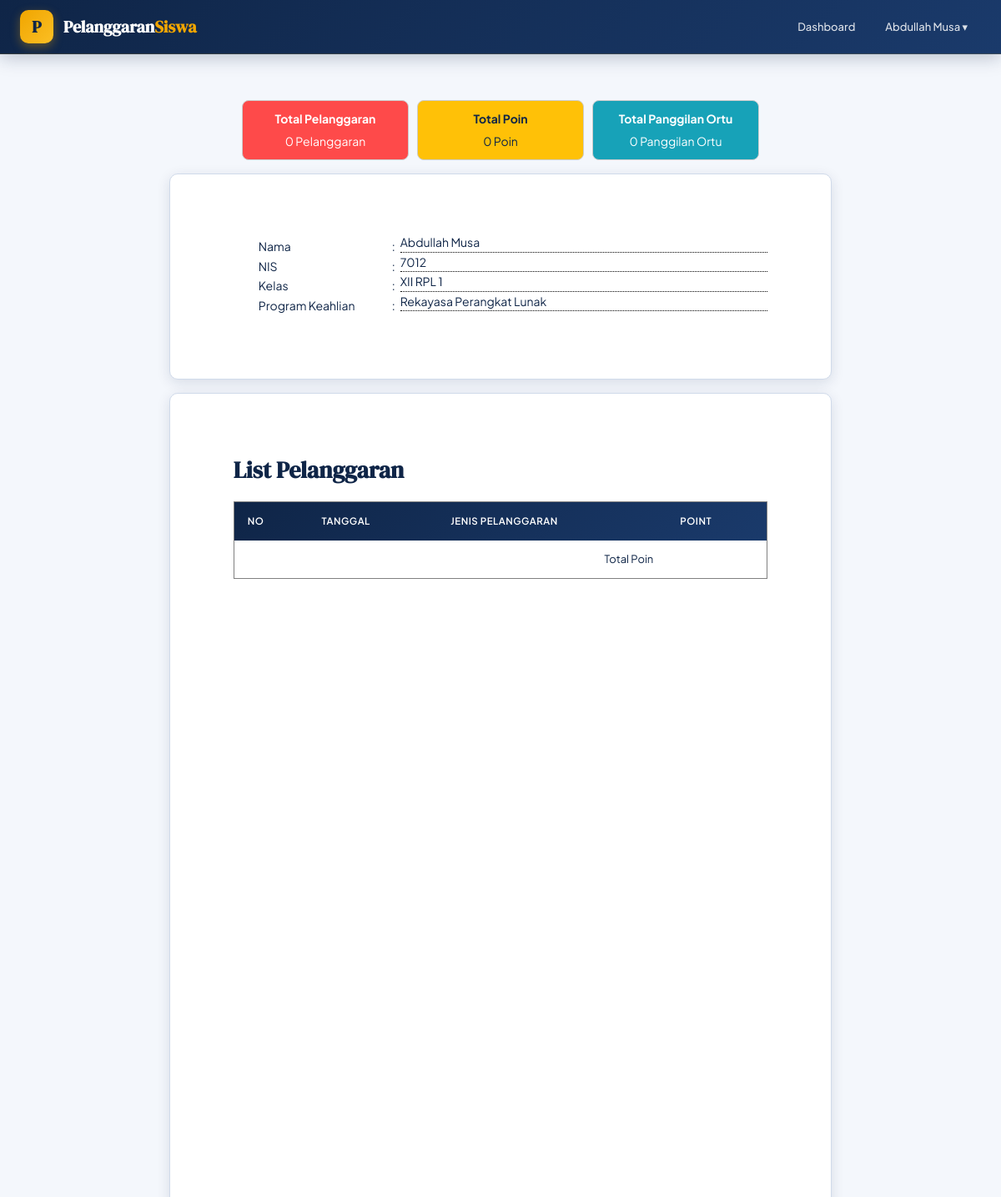
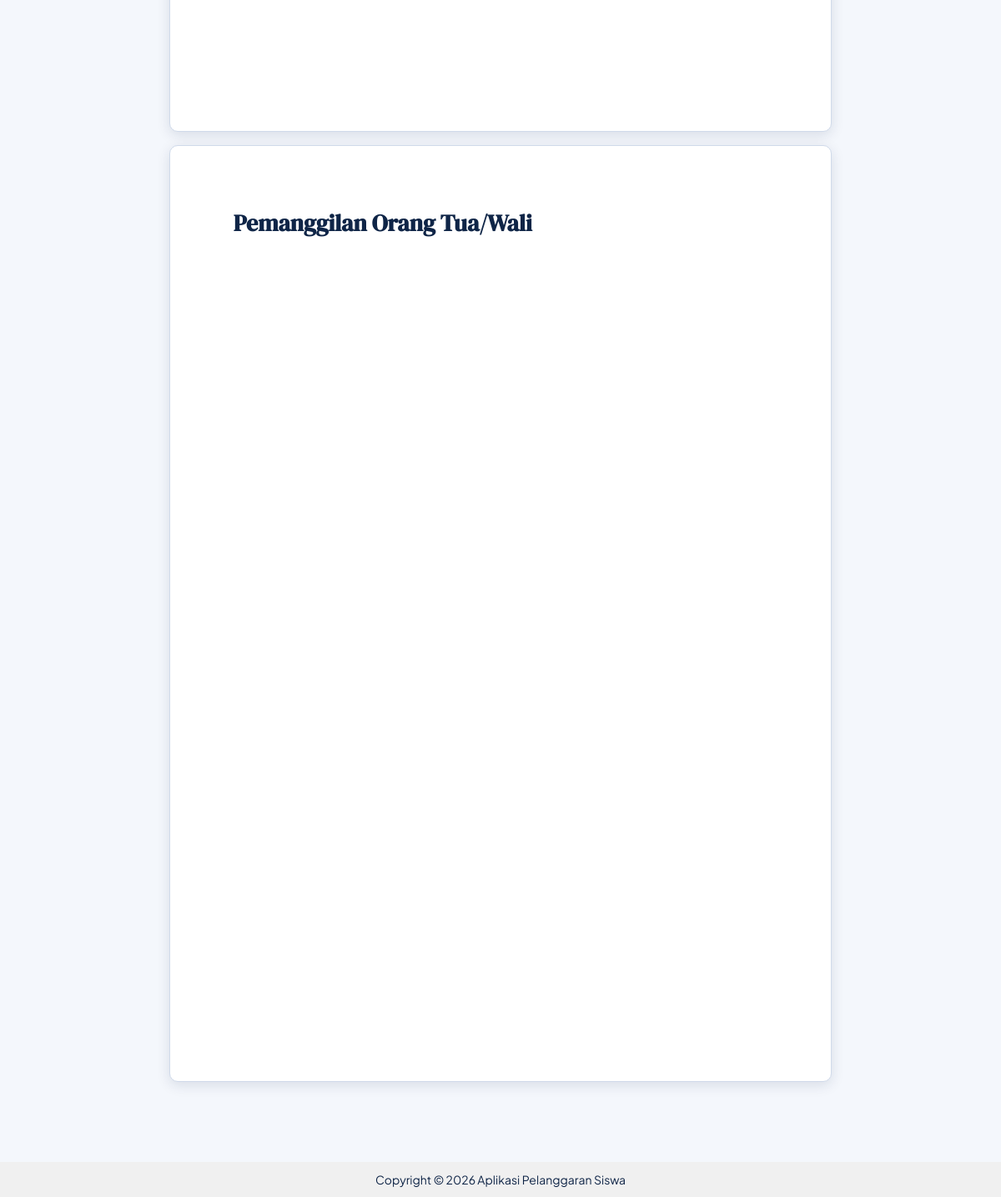
The app's page /Poin_Pelanggaran_Siswa/pages/dashboard.php (signed in) with its own data (2 pictures, top to bottom).
### tables this page shows
CREATE TABLE `siswa` (
  `nis` int(5) NOT NULL,
  `nama_siswa` varchar(50) DEFAULT NULL,
  `jenis_kelamin` enum('Laki - Laki','Perempuan') DEFAULT NULL,
  `alamat` varchar(100) DEFAULT NULL,
  `password` varchar(70) DEFAULT NULL,
  `status` enum('aktif','tidak_aktif','lulus','pindah') DEFAULT NULL,
  `id_ortu_wali` int(5) DEFAULT NULL,
  `id_kelas` int(3) DEFAULT NULL
);

CREATE TABLE `tingkat` (
  `id_tingkat` int(1) NOT NULL,
  `tingkat` varchar(6) DEFAULT NULL
);

CREATE TABLE `program_keahlian` (
  `id_program_keahlian` int(5) NOT NULL,
  `program_keahlian` varchar(6) DEFAULT NULL,
  `deskripsi` varchar(50) DEFAULT NULL
);

CREATE TABLE `kelas` (
  `id_kelas` int(5) NOT NULL,
  `id_tingkat` int(11) DEFAULT NULL,
  `id_program_keahlian` int(11) DEFAULT NULL,
  `rombel` int(11) DEFAULT NULL,
  `kode_guru` char(8) DEFAULT NULL
);

### Poin_Pelanggaran_Siswa/pages/dashboard.php (the view, shortened to what this page needs)
<?php
include ROOTPATH . "/config/config.php";
include ROOTPATH . "/includes/header.php";
if($_SESSION['role'] == 'Guru BK'){
    $total_pelanggaran = mysqli_fetch_row(mysqli_query($conn, "SELECT COUNT(*) FROM pelanggaran_siswa JOIN jenis_pelanggaran USING(id_jenis_pelanggaran)"))[0];
    $query_poin = mysqli_query($conn, "SELECT COUNT(*) as jumlah_siswa FROM (SELECT nis, SUM(poin) as total_poin FROM pelanggaran_siswa JOIN jenis_pelanggaran USING(id_jenis_pelanggaran) GROUP BY nis HAVING total_poin > 10) as subquery");
    $jumlah_siswa_lebih10 = mysqli_fetch_assoc($query_poin)['jumlah_siswa'];
    $total_panggilan = mysqli_fetch_row(mysqli_query($conn, "SELECT COUNT(*) FROM surat_keluar JOIN siswa USING(nis) WHERE jenis_surat = 'Panggilan Orang Tua'"))[0];
    echo '
    <div style="display: flex; flex-wrap: wrap; gap: 10px; margin-top: 20px; justify-content: center;">
        <div style="width: 200px; border: 1px solid #ccc; border-radius: 8px; padding: 10px; background: #fe4a4a; color: white; text-align:center;">
            <div style="font-weight: bold; margin-bottom: 5px;">Total Pelanggaran</div>
            <div>' . ($total_pelanggaran > 0 ? $total_pelanggaran . " Pelanggaran" : "0 Pelanggaran") . '</div>
        </div>
        <div style="width: 200px; border: 1px solid #ccc; border-radius: 8px; padding: 10px; background: #ffc107; text-align:center;">
            <div style="font-weight: bold; margin-bottom: 5px;">Siswa Poin &gt; 10</div>
            <div>' . ($jumlah_siswa_lebih10 > 0 ? $jumlah_siswa_lebih10 . " Siswa" : "0 Siswa") . '</div>
        </div>
        <div style="width: 200px; border: 1px solid #ccc; border-radius: 8px; padding: 10px; background: #17a2b8; color: white; text-align:center;">
            <div style="font-weight: bold; margin-bottom: 5px;">Total Panggilan Ortu</div>
            <div>' . ($total_panggilan > 0 ? $total_panggilan . " Panggilan Ortu" : "0 Panggilan Ortu") . '</div>
        </div>
    </div>';
}elseif($_SESSION['role'] == 'siswa'){
   $nis = $_SESSION['username'];
   $query_siswa = mysqli_query($conn, "SELECT nis, nama_siswa, tingkat, program_keahlian, rombel, deskripsi FROM siswa
   JOIN kelas USING(id_kelas)
   JOIN tingkat USING(id_tingkat)
   JOIN program_keahlian USING(id_program_keahlian)
   WHERE nis = '$nis'");
   $row_siswa = mysqli_fetch_assoc($query_siswa);
            ?>
   <div style="display: flex; flex-wrap: wrap; gap: 10px; margin-top: 20px; justify-content: center;">
      <div style="width: 200px; border: 1px solid #ccc; border-radius: 8px; padding: 10px; background: #fe4a4a; color: white; text-align:center; ">
         <div style="font-weight: bold; margin-bottom: 5px;">Total Pelanggaran</div>
         <div>
               <?php
               $pelanggaran = mysqli_fetch_row(mysqli_query($conn, "SELECT COUNT(*) FROM pelanggaran_siswa JOIN jenis_pelanggaran USING(id_jenis_pelanggaran) WHERE nis = '$nis'"))[0];
               if($pelanggaran == 0){
                  echo "0 Pelanggaran";
               }else{
                  echo $pelanggaran. " Pelanggaran";
               }
               ?>
         </div>
      </div>
      <div style="width: 200px; border: 1px solid #ccc; border-radius: 8px; padding: 10px; background: #ffc107; text-align:center;">
         <div style="font-weight: bold; margin-bottom: 5px;">Total Poin</div>
         <div>
               <?php
               $poin = mysqli_fetch_assoc(mysqli_query($conn, "SELECT SUM(poin) FROM pelanggaran_siswa JOIN siswa USING(nis) JOIN jenis_pelanggaran USING(id_jenis_pelanggaran) WHERE nis = '$nis'"))['SUM(poin)'];
               if($poin == 0){
                  echo "0 Poin";
               }else{
                  echo $poin. " Poin";
               }
               ?>
         </div>
      </div>
      <div
         style="width: 200px; border: 1px solid #ccc; border-radius: 8px; padding: 10px; background: #17a2b8; color: white; text-align:center;">
         <div style="font-weight: bold; margin-bottom: 5px;">Total Panggilan Ortu</div>
         <div>
               <?php
               $panggilan_ortu = mysqli_fetch_row(mysqli_query($conn, "SELECT COUNT(*) FROM surat_keluar JOIN siswa USING(nis) WHERE nis = '$nis' AND jenis_surat = 'Panggilan Orang Tua'"))[0];
               if($panggilan_ortu == 0){
                  echo "0 Panggilan Ortu";
               }else{
                  echo $panggilan_ortu. " Panggilan Ortu";
               }
               ?>
         </div>
      </div>
   </div>
   <div class="page" style="min-height: 50mm !important;">
      <div class="content">
        <div class="indent">
            <div class="form-row">
                <div class="label">Nama</div>
                <div class="separator">:</div>
                <div class="field"><?php echo $row_siswa['nama_siswa']; ?></div>
            </div>
            <div class="form-row">
                <div class="label">NIS</div>
                <div class="separator">:</div>
                <div class="field"><?php echo $row_siswa['nis']; ?></div>
            </div>
            <div class="form-row">
                <div class="label">Kelas</div>
                <div class="separator">:</div>
                <div class="field"><?php echo $row_siswa['tingkat'] . ' ' . $row_siswa['program_keahlian'] . ' ' . $row_siswa['rombel'] ?></div>
            </div>
            <div class="form-row">
                <div class="label">Program Keahlian</div>
                <div class="separator">:</div>
                <div class="field"><?php echo $row_siswa['deskripsi']; ?></div>
            </div>
         </div>
      </div>
   </div>
   <div class="page">
      <div class="content">
            <h1>List Pelanggaran</h1>
            <table border="1" cellpadding="10" cellspacing="0" width="100%">
               <thead align="center">
                  <tr>
                     <th>No</th>
                     <th>Tanggal</th>
                     <th>Jenis Pelanggaran</th>
                     <th>Point</th>
                  </tr>
               </thead>
               <tbody>
                  <tr>
                     <td colspan="3" align="right">Total Poin</td>
                     <td align="center">
                     </td>
                  </tr>
               </tbody>
            </table>
         </div>
      </div>
   <div class="page">
      <h1>Pemanggilan Orang Tua/Wali</h1>
   </div>
   <?php
}
include ROOTPATH . "/includes/footer.php";
?>

### Poin_Pelanggaran_Siswa/includes/header.php (style rules this page uses)
:root { --navy: #0f2547; --navy-mid: #1a3a6b; --navy-light: #234e8c; --gold: #f0a500; --gold-light: #fbbf24; --white: #ffffff; --off-white: #f4f7fc; --surface: #eef2f9; --border: #d0daea; --text-main: #0f2547; --text-muted: #5a7199; --red: #e53935; --red-dark: #b71c1c; --amber: #f59e0b; --teal: #0891b2; --shadow-sm: 0 1px 4px rgba(15,37,71,0.08); --shadow-md: 0 4px 16px rgba(15,37,71,0.12); --shadow-lg: 0 8px 32px rgba(15,37,71,0.18); --radius: 10px; --radius-lg: 16px; }
*, *::before, *::after { box-sizing: border-box; margin: 0; padding: 0; }
body { font-family: 'Plus Jakarta Sans', sans-serif; font-size: 14px; line-height: 1.6; color: var(--text-main); background: var(--off-white); }
h1, h2, h3 { font-family: 'DM Serif Display', serif; line-height: 1.2; }
.page { width: 210mm; min-height: 297mm; padding: 20mm; margin: 16px auto; border-radius: var(--radius); background: var(--white); box-shadow: var(--shadow-md); border: 1px solid var(--border); box-sizing: border-box; position: relative; }
.content { text-align: justify; }
.form-row { display: flex; }
.label { width: 160px; flex-shrink: 0; }
.separator { width: 10px; flex-shrink: 0; }
.field { flex-grow: 1; border-bottom: 1px dotted black; position: relative; top: -5px; }
.indent { padding-left: 30px; }
table { width: 100%; border-collapse: collapse; background: var(--white); font-size: 13px; }
table thead tr { background: linear-gradient(135deg, var(--navy), var(--navy-mid)); }
table thead th { color: var(--white); font-weight: 600; font-size: 11.5px; letter-spacing: 0.5px; text-transform: uppercase; padding: 14px 16px; text-align: left; border: none; }
table tbody tr { transition: background 0.12s; border-bottom: 1px solid var(--surface); }
table tbody td { padding: 12px 16px; border: none; color: var(--text-main); vertical-align: middle; }
table tbody tr:last-child { border-bottom: none; }
h1 { color: var(--navy); font-size: 28px; margin-bottom: 20px; font-weight: 700; }

### records on screen
siswa: nama_siswa "Abdullah Musa", nis "7012", tingkat.tingkat "XII", program_keahlian.program_keahlian "RPL", id_kelas.rombel "1", program_keahlian.deskripsi "Rekayasa Perangkat Lunak"

### other values on screen
$_SESSION['nama_pengguna'] "Abdullah Musa"
